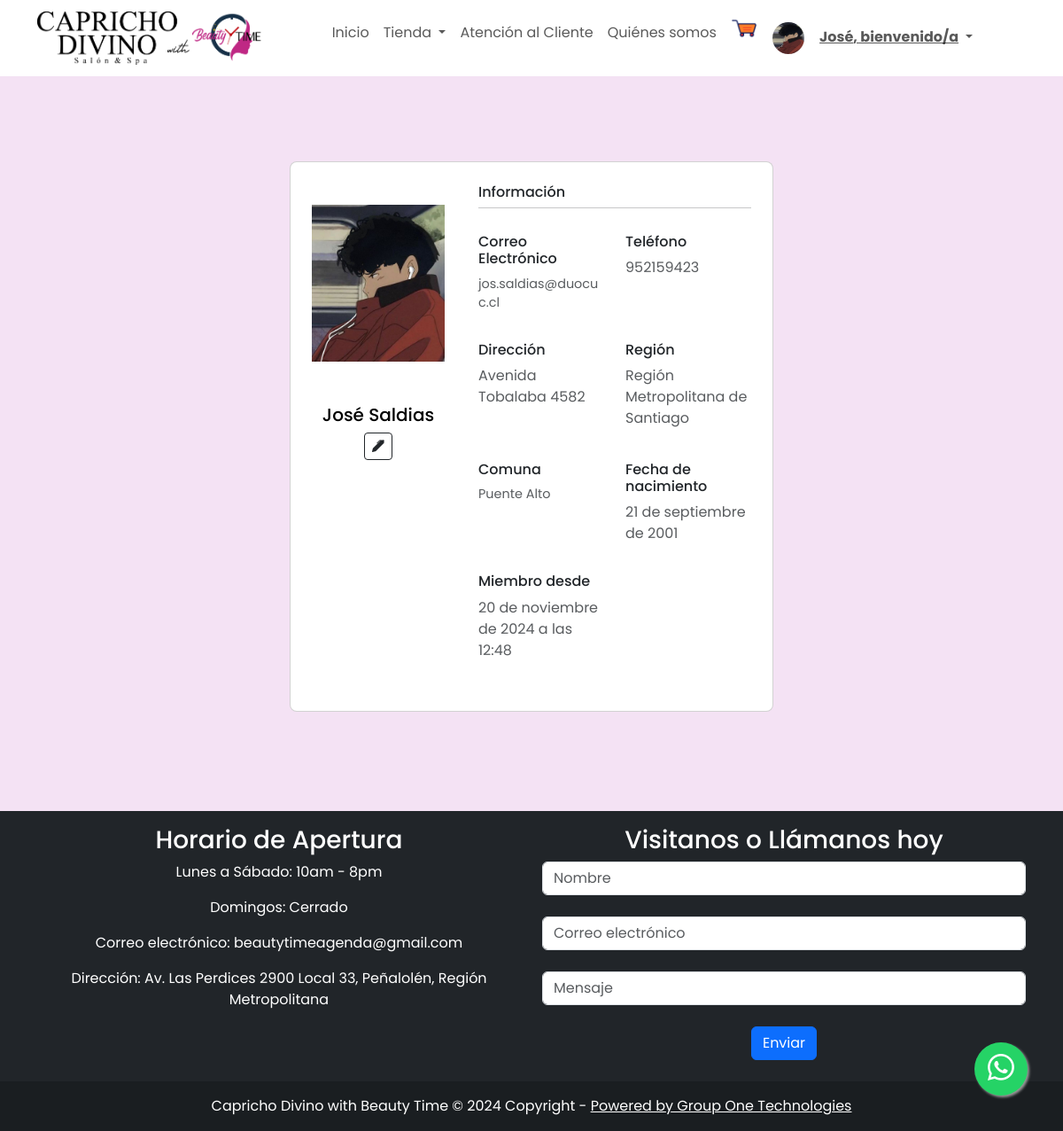
Before: /paginas/perfil (signed in) with the older database file.
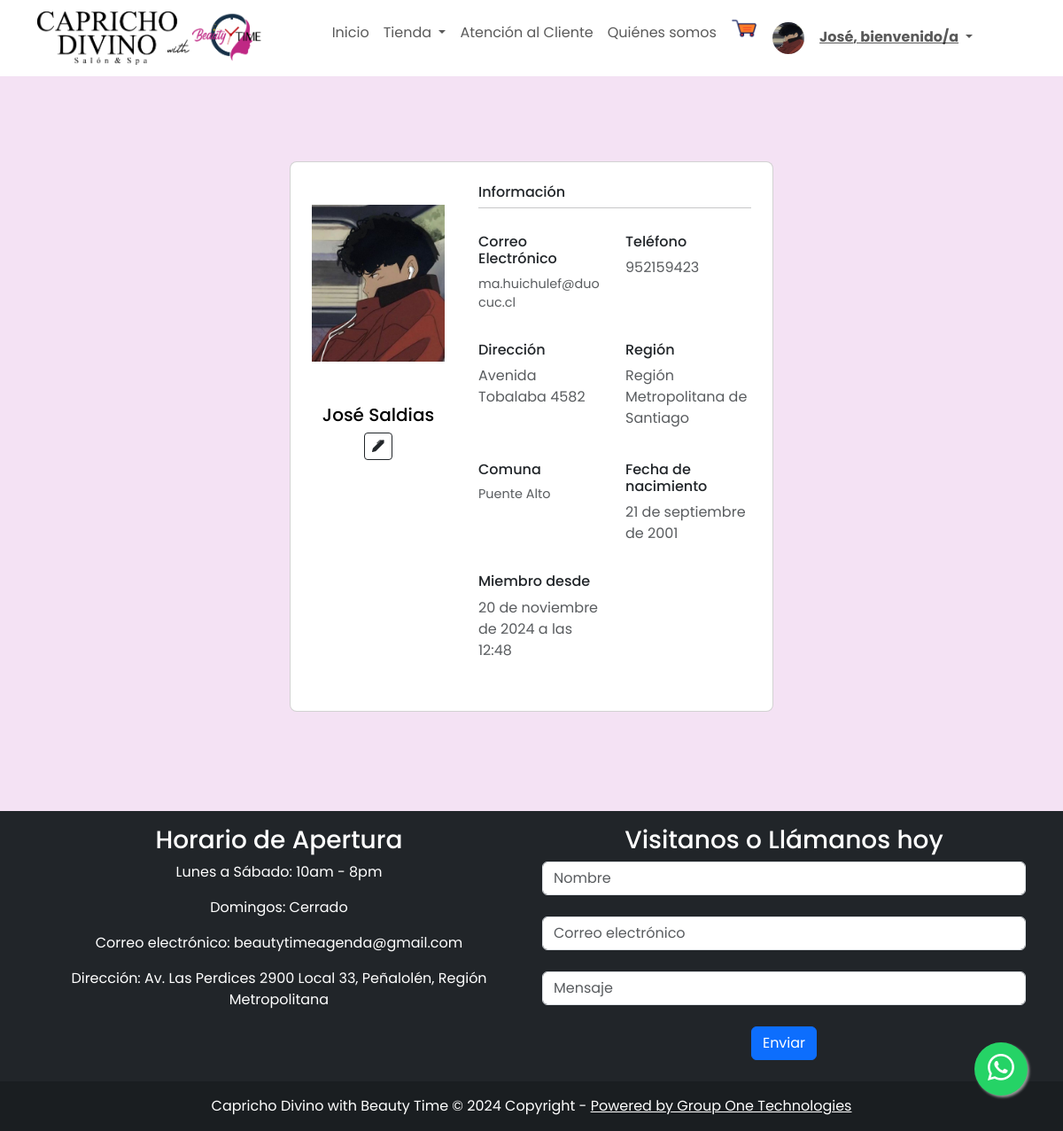
After: the same page with the newer database file.
### core/models.py (models this page shows, shortened)
class User(AbstractUser):
    CLIENTE = 'Cliente'
    ADMINISTRADOR = 'Administrador'
    TIPO_USUARIO = [
        (CLIENTE, 'Cliente'),
        (ADMINISTRADOR, 'Administrador'),
    ]
    picture = models.ImageField(default = 'users/profile_default.png', upload_to='media/users/')
    direccion = models.CharField(max_length=60, null=True, blank =True)
    region = models.CharField(max_length=200, choices=REGIONES, default=REGIONES[0][0])
    comuna = models.CharField(max_length=200, choices=COMUNAS, default=COMUNAS[0][0])
    telefono = models.CharField(max_length=9, null=True, validators=[MinLengthValidator(9)])
    fecha_nac = models.DateField(null=True)
    tipo_user = models.CharField(max_length=60, choices=TIPO_USUARIO, default=CLIENTE, null=True, blank=True )

### core/views.py (the view)
# urls.py: path("paginas/perfil", views.perfil, name="perfil"),
@login_required
def perfil(request):
    form = editarPerfilForm()
    context = {"form": form}
    return render(request, "registration/perfil.html", context)

### core/cart.py (called while the page is built, shortened)
  def __iter__(self):
    cart = copy.deepcopy(self.cart)
    productos = Producto.objects.filter(id__in=cart)
    for producto in productos:
      cart[str(producto.id)]["producto"] = producto

### core/context_processors.py (called while the page is built)
def cart_badge(request):
    cart = Cart(request)
    item_count = sum(item['cantidad'] for item in cart)
    return {'cart_badge': item_count}

### core/templates/registration/perfil.html (shortened to what this page needs)
{% extends "base/base.html" %}
{% load widget_tweaks %}
{% load static %}
{% block css %}
<link rel="stylesheet" href="{% static 'css/forms.css' %}">
{% endblock %}
{% block template %}
<section class="py-5">
  <div class="container py-5 h-100">
    <div class="row d-flex justify-content-center align-items-center h-100">
      <div class="col col-lg-6 mb-4 mb-lg-0">
        <div class="card mb-3" style="border-radius: .5rem; background-color: rgb(255, 255, 255) !important;">
          <div class="row g-0" style="padding-left: 10px;" style="padding-right: 10px;">
            <div class="col-md-4 gradient-custom text-center text-black"
              style="border-top-left-radius: .5rem; border-bottom-left-radius: .5rem text-color= black;">
              <img src="{{ user.picture.url }}" alt="Avatar" class="img-fluid my-5" style="width: 150px;" />
              <h5>{{user.first_name}} {{user.last_name }}</h5>
              <button type="button"
                onclick="editarPerfil('{{user.id}}', '{{user.username}}', '{{user.first_name}}', '{{user.last_name}}', '{{user.email}}', '{{user.direccion}}', '{{user.region}}', '{{user.comuna}}', '{{user.telefono}}', '{{user.fecha_nac|date:'Y-m-d'}}')"
                class="btn btn-sm btn-outline-dark" data-toggle="modal" href="#EditarPerfilModal">
                <i class="bi bi-pen-fill"></i>
              </button>
            </div>
            <div class="col-md-8">
              <div class="card-body p-4">
                <h6>Información</h6>
                <hr class="mt-0 mb-4">
                <div class="row pt-1">
                  <div class="col-6 mb-3">
                    <h6>Correo Electrónico</h6>
                    <p style="font-size: .9rem" class="text-muted">{{user.email}}</p>
                  </div>
                  <div class="col-6 mb-3">
                    <h6>Teléfono</h6>
                    <p class="text-muted">{{user.telefono}}</p>
                  </div>
                  <div class="col-6 mb-3">
                    <h6>Dirección</h6>
                    <p class="text-muted">{{user.direccion}}</p>
                  </div>
                  <div class="col-6 mb-3">
                    <h6>Región</h6>
                    <p class="text-muted">{{user.region}}</p>
                  </div>
                </div>
                <div class="row pt-1">
                  <div class="col-6 mb-3">
                    <h6>Comuna</h6>
                    <p style="font-size: .9rem" class="text-muted">{{user.comuna}}</p>
                  </div>
                  <div class="col-6 mb-3">
                    <h6>Fecha de nacimiento</h6>
                    <p class="text-muted">{{user.fecha_nac}}</p>
                  </div>
                  <div class="col-6 mb-3">
                    <h6>Miembro desde </h6>
                    <p class="text-muted">{{user.date_joined}}</p>
                  </div>
                </div>
              </div>
            </div>
          </div>
        </div>
      </div>
    </div>
  </div>
</section>
{% endblock %}

### core/templates/base/base.html (shortened to what the changed rows need)
{% load static %}
<!DOCTYPE html>
<html lang="es">
<head>
  <link href="https://cdn.jsdelivr.net/npm/bootstrap@5.3.0-alpha3/dist/css/bootstrap.min.css" rel="stylesheet"
>
  <link rel="stylesheet" href="https://cdn.jsdelivr.net/npm/bootstrap-icons@1.10.5/font/bootstrap-icons.css">
  <link href="https://cdnjs.cloudflare.com/ajax/libs/bootstrap-icons/1.8.3/font/bootstrap-icons.min.css"
    rel="stylesheet">
  <link rel="stylesheet" href="{% static 'css/btnwsp.css' %}">
  {% block css %}
  {% endblock %}
</head>
<body>
  {% url 'home' as home %}
  <nav class="navbar navbar-expand-lg navbar-light bg-white">
    <div class="container justify-content-center">
      <div class="collapse navbar-collapse justify-content-center" id="navbarSupportedContent">
        <ul class="navbar-nav mb-2 mb-lg-0">
          {% if request.user.is_authenticated %}
          <ul class="navbar-nav">
            <li class="nav-item dropdown" style="color:white">
              <a class="nav-link dropdown-toggle" href="#" id="navbarDropdown" role="button" data-bs-toggle="dropdown"
                aria-expanded="false">
                <img src="{{ user.picture.url }}" style="border-radius: 25px; background:white;" height="36" width="36"
                  alt="Avatar" />
                <strong style="text-decoration: underline;">{{ user.first_name|capfirst }}, bienvenido/a</strong>
              </a>
            </li>
          </ul>
          {%else%}
          <li class="nav-item">
            <b> <a class="nav-link" href="{% url 'login' %}">Mi Cuenta</a></b>
          </li>
          {% endif %}
      </div>
    </div>
  </nav>
  {% block template %}
  {% endblock %}
</body>
</html>

Changed rows visible on the page:
changed User "José": email "jos.saldias@duocuc.cl" → "ma.huichulef@duocuc.cl"
